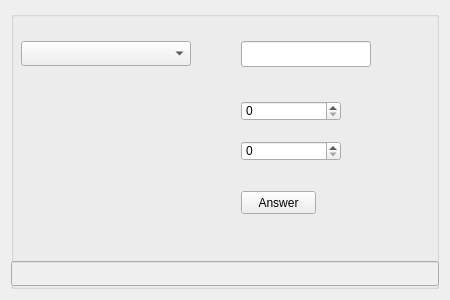
<?xml version="1.0" encoding="UTF-8"?>
<ui version="4.0">
 <class>ProbabilityWidgetUI</class>
 <widget class="QWidget" name="ProbabilityWidgetUI">
  <property name="geometry">
   <rect>
    <x>0</x>
    <y>0</y>
    <width>450</width>
    <height>300</height>
   </rect>
  </property>
  <property name="minimumSize">
   <size>
    <width>450</width>
    <height>300</height>
   </size>
  </property>
  <property name="maximumSize">
   <size>
    <width>600</width>
    <height>450</height>
   </size>
  </property>
  <property name="windowTitle">
   <string>Probability</string>
  </property>
  <property name="autoFillBackground">
   <bool>true</bool>
  </property>
  <layout class="QGridLayout" name="gridLayout">
   <item row="0" column="0">
    <widget class="QGroupBox" name="groupBox">
     <property name="title">
      <string/>
     </property>
     <widget class="QComboBox" name="nameSample">
      <property name="geometry">
       <rect>
        <x>10</x>
        <y>30</y>
        <width>170</width>
        <height>25</height>
       </rect>
      </property>
     </widget>
     <widget class="QLineEdit" name="resultLineEdit">
      <property name="enabled">
       <bool>false</bool>
      </property>
      <property name="geometry">
       <rect>
        <x>0</x>
        <y>250</y>
        <width>428</width>
        <height>25</height>
       </rect>
      </property>
     </widget>
     <widget class="QDoubleSpinBox" name="RightBox">
      <property name="geometry">
       <rect>
        <x>230</x>
        <y>130</y>
        <width>100</width>
        <height>20</height>
       </rect>
      </property>
      <property name="suffix">
       <string notr="true"/>
      </property>
      <property name="decimals">
       <number>0</number>
      </property>
      <property name="minimum">
       <double>0.000000000000000</double>
      </property>
      <property name="maximum">
       <double>1000000000.000000000000000</double>
      </property>
      <property name="value">
       <double>0.000000000000000</double>
      </property>
     </widget>
     <widget class="QDoubleSpinBox" name="LeftBox">
      <property name="geometry">
       <rect>
        <x>230</x>
        <y>90</y>
        <width>100</width>
        <height>20</height>
       </rect>
      </property>
      <property name="decimals">
       <number>0</number>
      </property>
      <property name="minimum">
       <double>0.000000000000000</double>
      </property>
      <property name="maximum">
       <double>1000000000.000000000000000</double>
      </property>
      <property name="value">
       <double>0.000000000000000</double>
      </property>
     </widget>
     <widget class="QPushButton" name="answerButton">
      <property name="geometry">
       <rect>
        <x>230</x>
        <y>180</y>
        <width>75</width>
        <height>23</height>
       </rect>
      </property>
      <property name="text">
       <string>Answer</string>
      </property>
     </widget>
     <widget class="QLineEdit" name="inputLineEdit">
      <property name="geometry">
       <rect>
        <x>230</x>
        <y>30</y>
        <width>130</width>
        <height>26</height>
       </rect>
      </property>
     </widget>
    </widget>
   </item>
  </layout>
  <action name="insertRowAction">
   <property name="enabled">
    <bool>false</bool>
   </property>
   <property name="text">
    <string>&amp;Insert Row</string>
   </property>
   <property name="statusTip">
    <string>Inserts a new Row</string>
   </property>
  </action>
  <action name="deleteRowAction">
   <property name="enabled">
    <bool>false</bool>
   </property>
   <property name="text">
    <string>&amp;Delete Row</string>
   </property>
   <property name="statusTip">
    <string>Deletes the current Row</string>
   </property>
  </action>
 </widget>
 <resources/>
 <connections/>
</ui>
